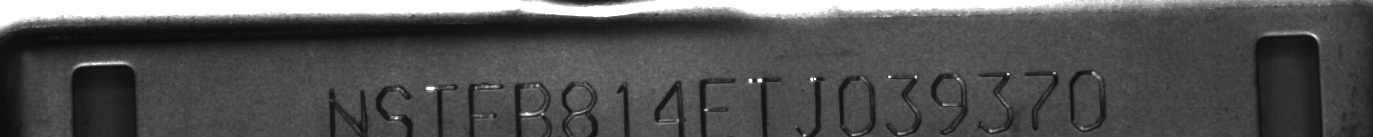
#> input picture data/crops/NGTFP814FTJ039370_20260610_151551.jpg, 1373 x 137 px
$ python -i crop_quality.py   (imports and definitions only)   (older library calls are emulated)
#> lines starting #> are read from the running program, lines starting #| are printed output that depends on the picture; after the words box and inside, x2 and y2 are one past the last pixel; in counts of white or black regions, pixels touching at a corner belong together
#> further down, picture is the input picture: shape (137, 1373, 3); min 11, max 255, mean 82
"""
============================================================
crop_quality.py  —  Crop sifati baholash + deskew (yengil, OpenCV)
============================================================
YOLO bergan ROI croplarini OCR uchun saralash va to'g'rilash:

  * sharpness()  — Laplacian dispersiyasi (blur o'lchovi; yuqori = aniqroq).
  * brightness_score() — yorug'lik balansi (0..1).
  * tilt_angle()/deskew() — minAreaRect orqali qiyalikni aniqlab to'g'rilash.
  * quality_score() — yagona ball: conf + sharpness + brightness + size − tilt.

Maqsad: ko'p kadrdan ENG YAXSHISINI tanlash va qiya/blur kadrlarni e'tiborsiz
qoldirish. Og'ir model YO'Q — faqat OpenCV (real-time uchun arzon).
"""
from __future__ import annotations

from typing import Dict, Tuple

import cv2
import numpy as np


def _to_gray(img: np.ndarray) -> np.ndarray:
    return cv2.cvtColor(img, cv2.COLOR_BGR2GRAY) if img.ndim == 3 else img


def sharpness(img: np.ndarray) -> float:
    """Laplacian dispersiyasi — blur qancha kam bo'lsa, shuncha yuqori."""
    gray = _to_gray(img)
    return float(cv2.Laplacian(gray, cv2.CV_64F).var())


def brightness_score(img: np.ndarray) -> float:
    """O'rtacha yorug'lik ideal (~125) ga qanchalik yaqinligini 0..1 da qaytaradi."""
    gray = _to_gray(img)
    mean = float(gray.mean())
    return max(0.0, 1.0 - abs(mean - 125.0) / 125.0)


def tilt_angle(img: np.ndarray) -> float:
    """
    Matn qiyaligini (gradus) baholaydi: Otsu bilan binarize -> minAreaRect.
    [-45, 45] oralig'iga normallashtiriladi. Matn topilmasa 0.
    """
    gray = _to_gray(img)
    try:
        thr = cv2.threshold(gray, 0, 255,
                            cv2.THRESH_BINARY_INV + cv2.THRESH_OTSU)[1]
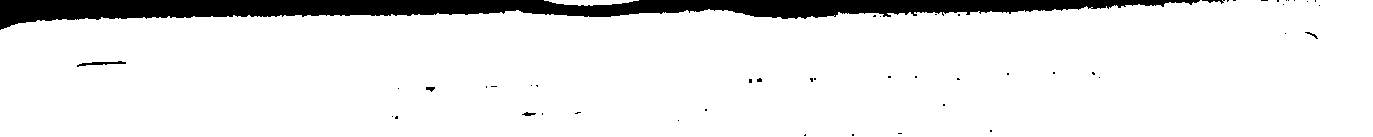
#> thr: shape (137, 1373); 90.9% white; 49 black regions (43 under 20 px), largest, box (x1, y1, x2, y2) and area: (0, 0, 1200, 30) 16659, (77, 61, 126, 67) 119, (1202, 0, 1225, 4) 39, (522, 112, 536, 116) 33, (426, 87, 435, 92) 30, (1305, 32, 1318, 39) 26
        coords = np.column_stack(np.where(thr > 0))
#> coords = 171028 pairs, first value 0 to 136, second value 0 to 1372
        if coords.shape[0] < 50:
            return 0.0
        angle = cv2.minAreaRect(coords.astype(np.float32))[-1]
#> angle = -90
        if angle < -45:
            angle = 90.0 + angle
#> angle = 0
        elif angle > 45:
            angle = angle - 90.0
        return float(angle)
    except Exception:
        return 0.0


def rotate(img: np.ndarray, angle: float) -> np.ndarray:
    """Markaz atrofida burish (chekkalar takrorlanadi — qora chiziq yo'q)."""
    if abs(angle) < 0.1:
        return img
    h, w = img.shape[:2]
    M = cv2.getRotationMatrix2D((w / 2.0, h / 2.0), angle, 1.0)
    return cv2.warpAffine(img, M, (w, h), flags=cv2.INTER_CUBIC,
                          borderMode=cv2.BORDER_REPLICATE)


def deskew(img: np.ndarray, max_angle: float = 30.0) -> np.ndarray:
    """
    Matnni gorizontalga to'g'rilaydi. Faqat kichik (|angle|<=max_angle) qiyalik
    tuzatiladi — 90° aylanishlardan saqlanish uchun.
    """
    angle = tilt_angle(img)
#> angle = 0
    if abs(angle) < 1.0 or abs(angle) > max_angle:
        return img
    return rotate(img, angle)


def quality_score(crop_bgr: np.ndarray, conf: float) -> Tuple[float, Dict[str, float]]:
    """
    Crop sifatining yagona balli (croplarni saralash uchun). Tarkibi:
        0.40*conf + 0.30*sharpness + 0.15*brightness + 0.15*size − tilt_penalty
    Qaytadi: (score, metrics_dict)
    """
    gray = _to_gray(crop_bgr)
    sh = sharpness(gray)
    sh_n = min(sh / 300.0, 1.0)              # ~300 dan yuqorisi "aniq" deb olinadi
    br = brightness_score(gray)
    h, w = gray.shape[:2]
    sz_n = min((h * w) / (120.0 * 40.0), 1.0)   # taxminiy plastinka o'lchamiga nisbatan
    ang = abs(tilt_angle(gray))
    tilt_pen = min(ang / 45.0, 1.0) * 0.25
    score = 0.40 * float(conf) + 0.30 * sh_n + 0.15 * br + 0.15 * sz_n - tilt_pen
    return float(score), {"sharp": sh, "bright": br, "tilt": ang, "size": float(h * w)}

>>> import cv2
>>> picture = cv2.imread('../../data/crops/NGTFP814FTJ039370_20260610_151551.jpg')
>>> result = deskew(picture)

$ run again, on data/crops/NGTFPS14FTJ039378_20260610_161450.jpg
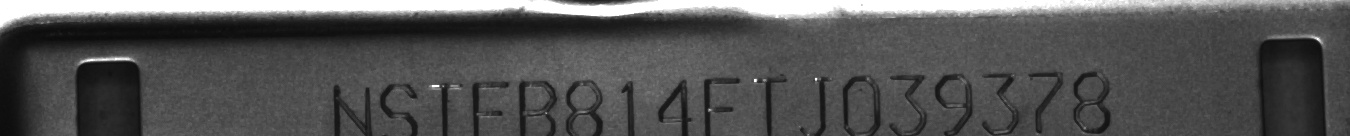
#> input picture data/crops/NGTFPS14FTJ039378_20260610_161450.jpg, 1350 x 136 px
#> picture is the input picture: shape (136, 1350, 3); min 11, max 255, mean 83.9
#> in tilt_angle, `thr = cv2.threshold(gray, 0, 255, cv2.THRESH_BINARY_INV + cv2.THRESH_O..`:
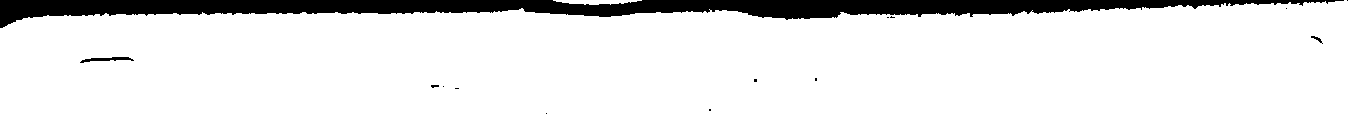
#> thr: shape (136, 1350); 90.9% white; 14 black regions (11 under 20 px), largest, box (x1, y1, x2, y2) and area: (0, 0, 1344, 28) 16495, (80, 57, 134, 63) 151, (1311, 36, 1323, 44) 31
#> coords = 166870 pairs, first value 0 to 135, second value 0 to 1349
#> in tilt_angle, `angle = cv2.minAreaRect(coords.astype(np.float32))[-1]`: angle = -90
#> in tilt_angle, `angle = 90.0 + angle`: angle = 0

$ run again, on data/crops/NS1E0814ETJ039463_20260611_162927.jpg
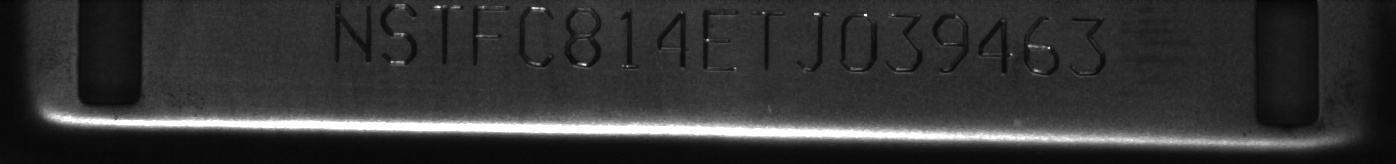
#> input picture data/crops/NS1E0814ETJ039463_20260611_162927.jpg, 1396 x 164 px
#> picture is the input picture: shape (164, 1396, 3); min 3, max 255, mean 51.9
#> in tilt_angle, `thr = cv2.threshold(gray, 0, 255, cv2.THRESH_BINARY_INV + cv2.THRESH_O..`:
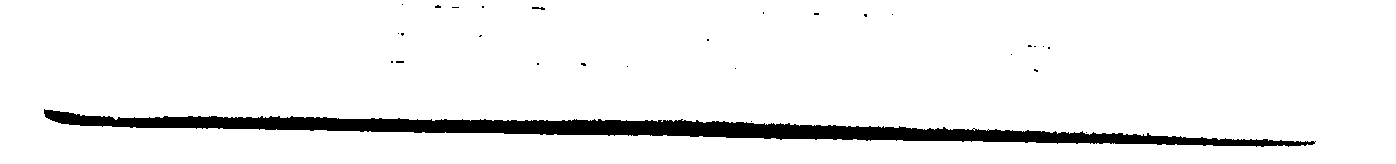
#> thr: shape (164, 1396); 93.4% white; 28 black regions (26 under 20 px), largest, box (x1, y1, x2, y2) and area: (44, 109, 1316, 147) 14982, (532, 7, 545, 10) 26
#> coords = 213810 pairs, first value 0 to 163, second value 0 to 1395
#> in tilt_angle, `angle = cv2.minAreaRect(coords.astype(np.float32))[-1]`: angle = -90
#> in tilt_angle, `angle = 90.0 + angle`: angle = 0
